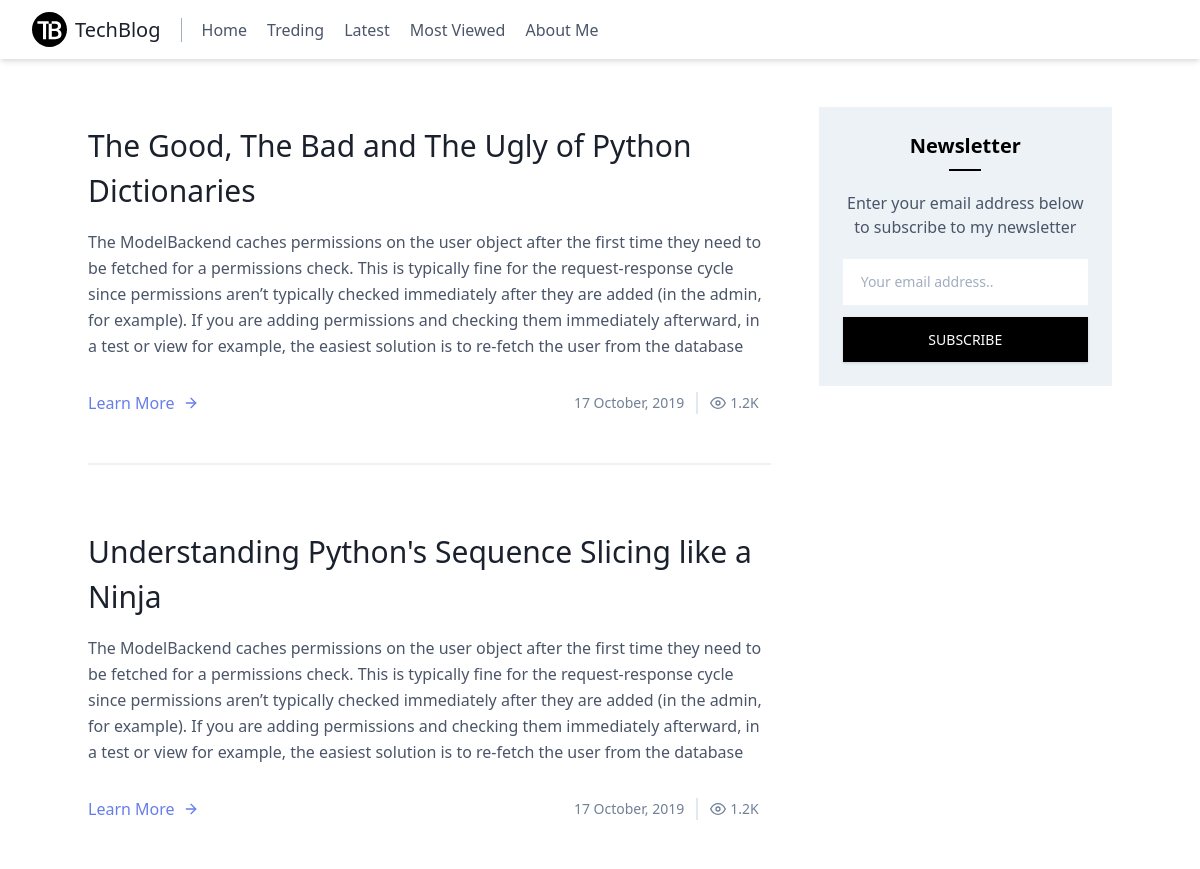
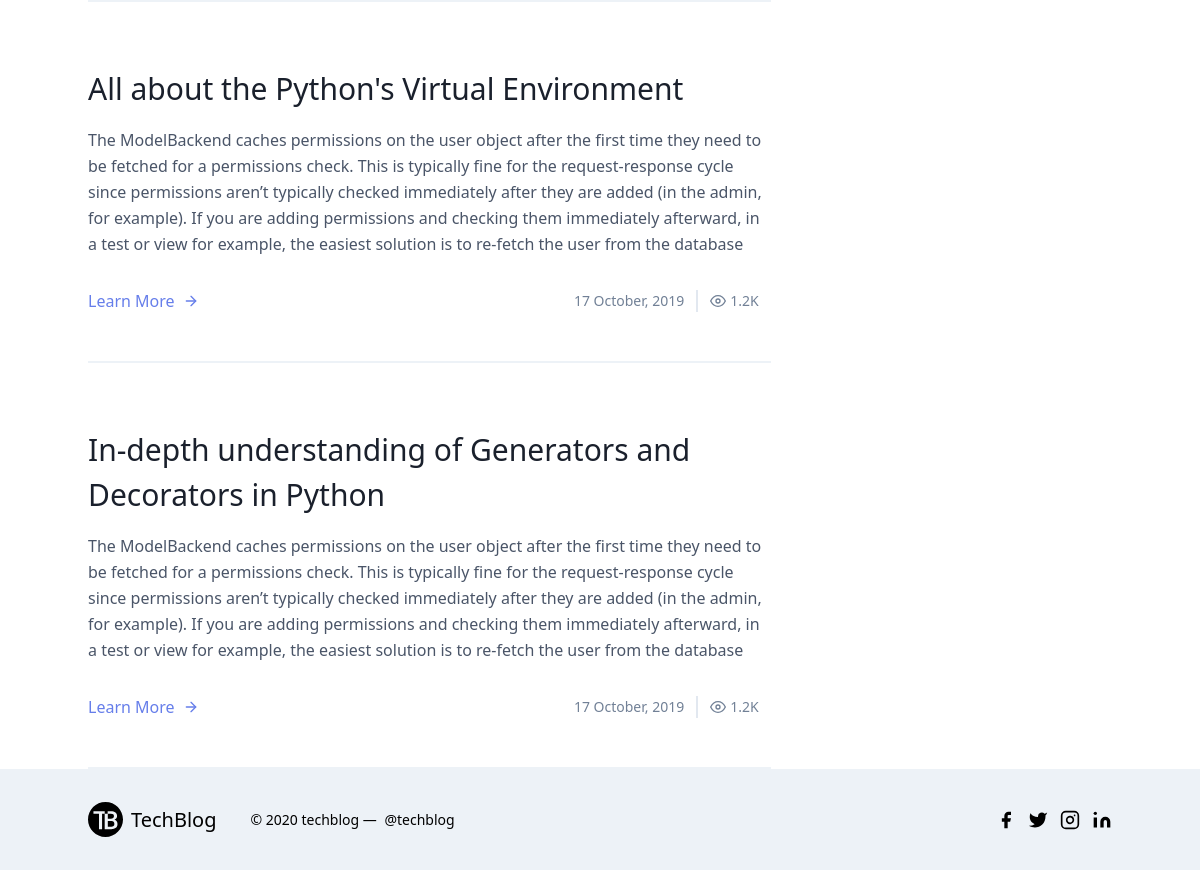
The app's page /, older data (2 pictures, top to bottom).
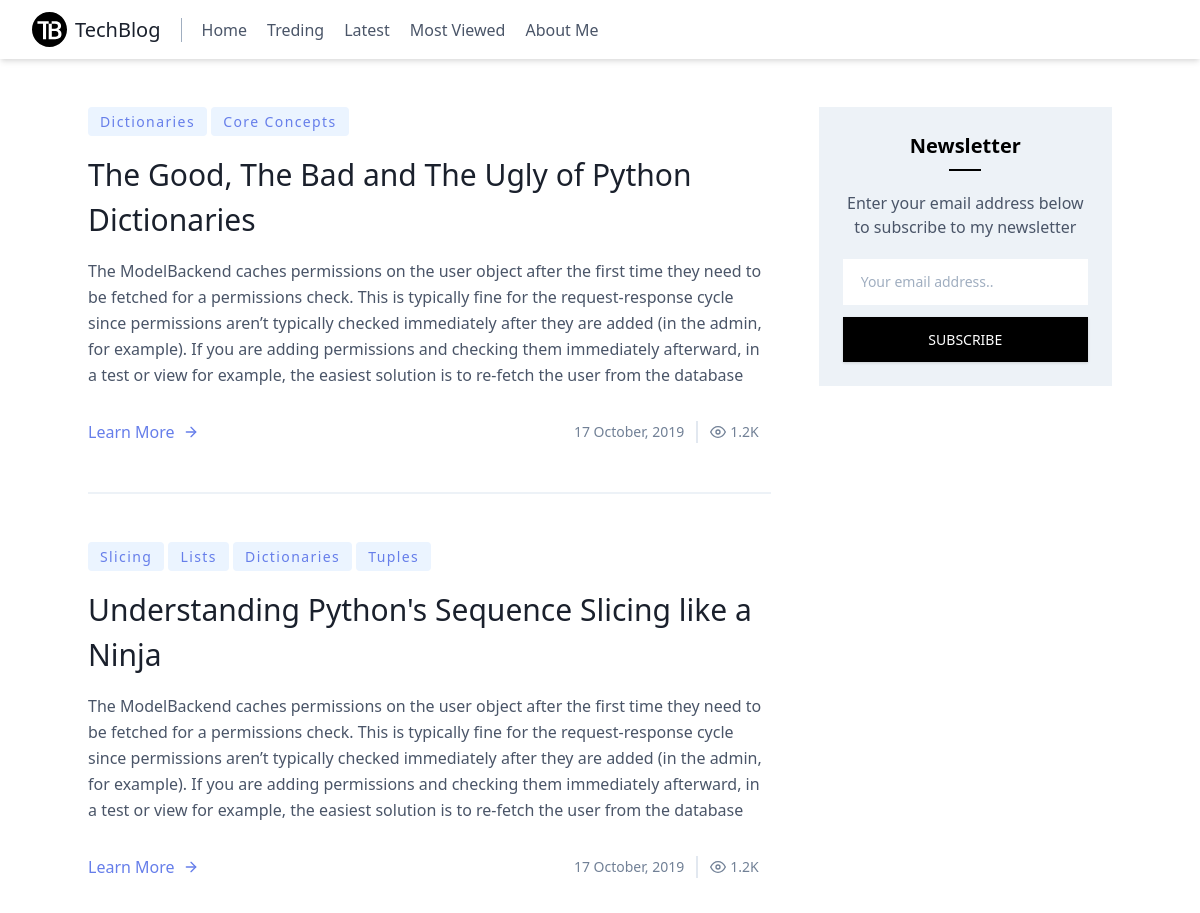
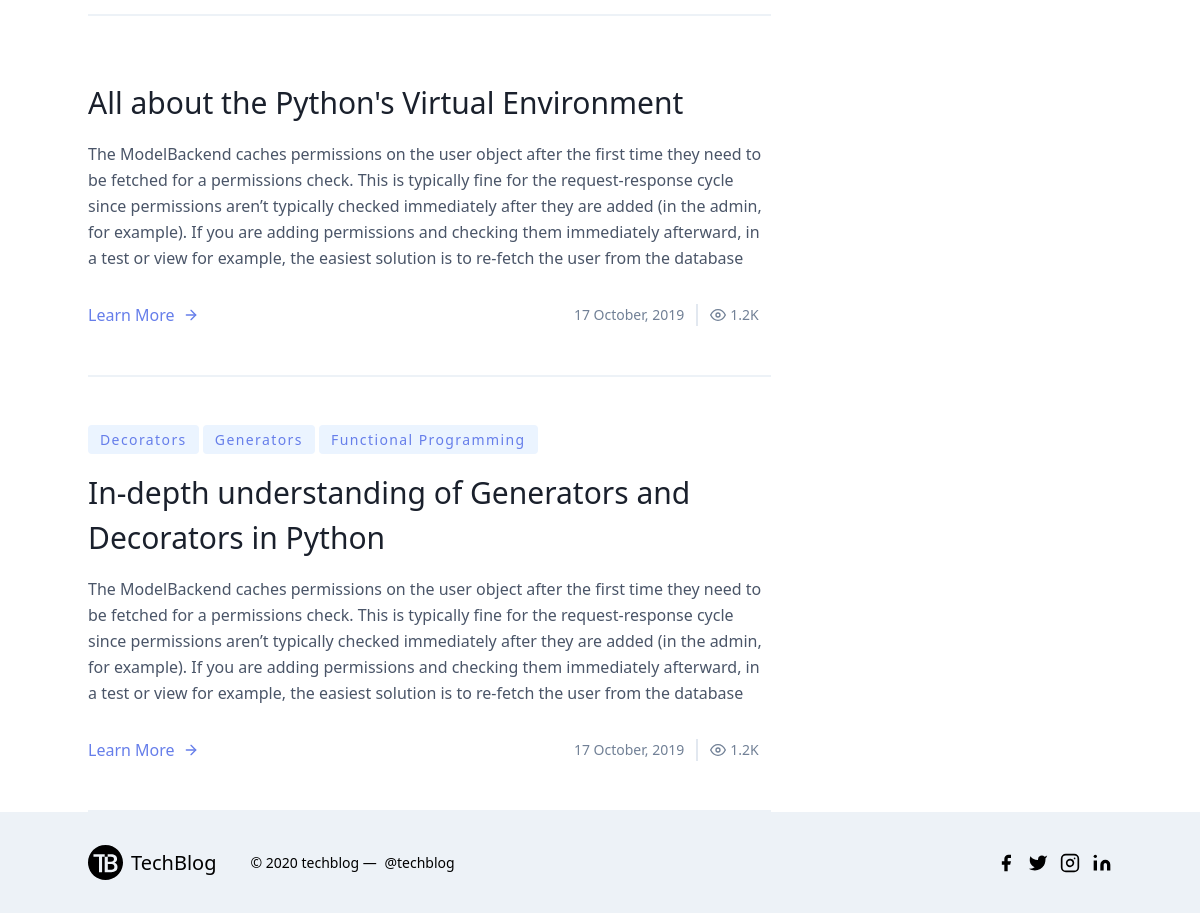
The same page, newer data (2 pictures, top to bottom).
### blog/models.py (models this page shows, shortened)
class Post(models.Model):
    title = models.CharField(max_length=100)
    content = models.TextField()
    tags = models.ManyToManyField(Tag, related_name="tags", blank=True)
    date_posted = models.DateTimeField(default=timezone.now)
    author = models.ForeignKey(User, on_delete=models.CASCADE)

class Tag(models.Model):
    name = models.CharField(max_length=100)
    def __str__(self):
        return self.name

### blog/views.py (the view)
# urls.py: path('', views.home, name="blog-home"),
def home(request):
    context = {
        'posts': Post.objects.all()
    }
    return render(request, 'blog/home.html', context)

### blog/templates/blog/home.html
{% extends 'blog/base.html' %}
{% block content %}
    <section class="flex text-gray-700">
        <div class="md:w-2/3">
            {% for post in posts %}
                <article class="px-5 py-8 md:px-0 md:py-12 border-b-2 border-gray-200">
                    {% for tag in post.tags.all %}
                        <span class="inline-block py-1 px-3 rounded bg-indigo-100 text-indigo-500 text-sm font-medium tracking-widest">
                            {{ tag }}
                        </span>
                    {% endfor %}
                    <h2 class="sm:text-3xl text-2xl title-font font-medium text-gray-900 mt-4 mb-4">{{ post.title }}</h2>
                    <p class="leading-relaxed mb-8">{{ post.content }}</p>
                    <div class="flex items-center flex-wrap mt-auto w-full">
                        <a class="text-indigo-500 inline-flex items-center">
                            Learn More
                            <svg class="w-4 h-4 ml-2" viewBox="0 0 24 24" stroke="currentColor" stroke-width="2" fill="none" stroke-linecap="round" stroke-linejoin="round">
                                <path d="M5 12h14"></path>
                                <path d="M12 5l7 7-7 7"></path>
                            </svg>
                        </a>
                        <span class="text-gray-600 leading-none text-sm ml-auto pr-3 py-1 border-r-2 border-gray-300">
                            <span>{{ post.date_posted|date:"d F, Y" }}</span>
                        </span>
                        <span class="text-gray-600 mr-3 inline-flex items-center leading-none text-sm py-1 pl-3">
                            <svg class="w-4 h-4 mr-1" stroke="currentColor" stroke-width="2" fill="none" stroke-linecap="round" stroke-linejoin="round" viewBox="0 0 24 24">
                                <path d="M1 12s4-8 11-8 11 8 11 8-4 8-11 8-11-8-11-8z"></path>
                                <circle cx="12" cy="12" r="3"></circle>
                            </svg>
                            <span>1.2K</span>
                        </span>
                    </div>
                </article>
            {% endfor %}
        </div>
        <div class="md:w-1/3 md:pl-12">
            <div class="bg-gray-200 text-center mx-5 my-8 md:mx-0 md:my-12 px-6 py-6">
                <p class="text-xl text-black font-bold mb-2">Newsletter</p>
                <p class="w-8 border-b-2 border-black mx-auto mb-5"></p>
                <p class="mb-5">Enter your email address below to subscribe to my newsletter</p>
                <form class="w-full">
                    <input class="w-full py-3 px-4 border-2 border-white text-sm text-gray-700 leading-tight appearance-none focus:outline-none focus:border-black mb-3" type="text" placeholder="Your email address..">
                    <button class="w-full py-3 px-4 bg-black text-white text-sm shadow" type="button">SUBSCRIBE</button>
                </form>
            </div>
        </div>
    </section>
{% endblock content %}

### blog/templates/blog/base.html (shortened to what this page needs)
{% load static %}
<!DOCTYPE html>
<html lang="en">
<head>
    <link href="https://unpkg.com/tailwindcss@^1.0/dist/tailwind.min.css" rel="stylesheet">
    <link rel="stylesheet" href="{% static 'blog/main.css'%}">
</head>
<body>
    <header class="text-gray-700 body-font shadow-md bg-white sticky top-0">
        <div class="flex flex-wrap px-8 py-3 flex-col md:flex-row items-center">
            <a class="flex title-font font-medium items-center text-gray-900 mb-4 md:mb-0" href="{% url 'blog-home' %}">
                <span class="ml-2 text-xl">TechBlog</span>
            </a>
            <nav class="ml-5 pl-5 border-l border-gray-500 flex flex-wrap items-center justify-center">
                <a class="mr-5 hover:text-gray-900" href="{% url 'blog-home' %}">Home</a>
                <a class="mr-5 hover:text-gray-900" href="#">Treding</a>
                <a class="mr-5 hover:text-gray-900" href="#">Latest</a>
                <a class="mr-5 hover:text-gray-900" href="#">Most Viewed</a>
                <a class="mr-5 hover:text-gray-900" href="#">About Me</a>
            </nav>
        </div>
    </header>
    <main role="main" class="container mx-auto">
        {% block content %}{% endblock %}
    </main>
    <footer class="bg-gray-200 text-black">
        <div class="container px-5 py-8 md:px-0 py-8 mx-auto flex items-center sm:flex-row flex-col">
            <a class="flex title-font font-medium items-center md:justify-start justify-center">
                <span class="ml-2 text-xl">TechBlog</span>
            </a>
            <p class="text-sm sm:ml-4 sm:pl-4 sm:border-l-2 sm:border-gray-200 sm:py-2 sm:mt-0 mt-4">© 2020 techblog —
                <a href="https://twitter.com/knyttneve" class="ml-1" rel="noopener noreferrer" target="_blank">@techblog</a>
            </p>
            <span class="inline-flex sm:ml-auto sm:mt-0 mt-4 justify-center sm:justify-start">
                <a class="">
                    <svg fill="currentColor" stroke-linecap="round" stroke-linejoin="round" stroke-width="2" class="w-5 h-5" viewBox="0 0 24 24">
                        <path d="M18 2h-3a5 5 0 00-5 5v3H7v4h3v8h4v-8h3l1-4h-4V7a1 1 0 011-1h3z"></path>
                    </svg>
                </a>
                <a class="ml-3">
                    <svg fill="currentColor" stroke-linecap="round" stroke-linejoin="round" stroke-width="2" class="w-5 h-5" viewBox="0 0 24 24">
                        <path d="M23 3a10.9 10.9 0 01-3.14 1.53 4.48 4.48 0 00-7.86 3v1A10.66 10.66 0 013 4s-4 9 5 13a11.64 11.64 0 01-7 2c9 5 20 0 20-11.5a4.5 4.5 0 00-.08-.83A7.72 7.72 0 0023 3z"></path>
                    </svg>
                </a>
                <a class="ml-3">
                    <svg fill="none" stroke="currentColor" stroke-linecap="round" stroke-linejoin="round" stroke-width="2" class="w-5 h-5" viewBox="0 0 24 24">
                        <rect width="20" height="20" x="2" y="2" rx="5" ry="5"></rect>
                        <path d="M16 11.37A4 4 0 1112.63 8 4 4 0 0116 11.37zm1.5-4.87h.01"></path>
                    </svg>
                </a>
                <a class="ml-3">
                    <svg fill="currentColor" stroke="currentColor" stroke-linecap="round" stroke-linejoin="round" stroke-width="0" class="w-5 h-5" viewBox="0 0 24 24">
                        <path stroke="none" d="M16 8a6 6 0 016 6v7h-4v-7a2 2 0 00-2-2 2 2 0 00-2 2v7h-4v-7a6 6 0 016-6zM2 9h4v12H2z"></path>
                        <circle cx="4" cy="4" r="2" stroke="none"></circle>
                    </svg>
                </a>
            </span>
        </div>
    </footer>
</body>
</html>

Row changes from the older to the newer data that the page shows:
added Tag: name "Dictionaries"
added Tag: name "Core Concepts", shown under Post "The Good, The Bad and The Ugly of Python Dictionaries"
added Tag: name "Slicing", shown under Post "Understanding Python's Sequence Slicing like a Ninja"
added Tag: name "Lists", shown under Post "Understanding Python's Sequence Slicing like a Ninja"
added Tag: name "Tuples", shown under Post "Understanding Python's Sequence Slicing like a Ninja"
added Tag: name "Decorators", shown under Post "In-depth understanding of Generators and Decorators in Python"
added Tag: name "Generators", shown under Post "In-depth understanding of Generators and Decorators in Python"
added Tag: name "Functional Programming", shown under Post "In-depth understanding of Generators and Decorators in Python"
